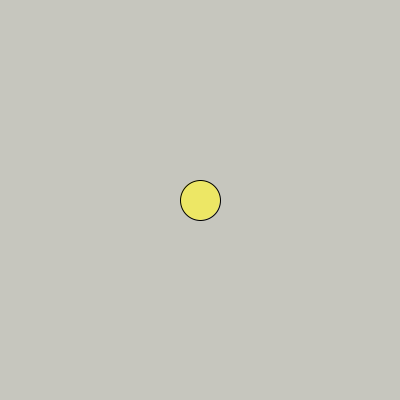
Frame 1 (no input)
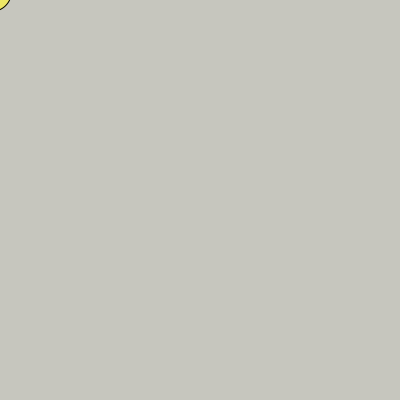
Frame 60 (the mouse pressed at the canvas centre just before this capture)
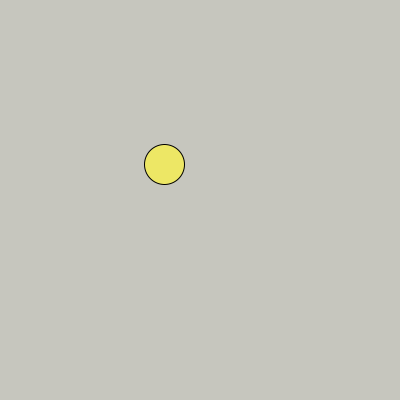
Frame 120 (the mouse held since frame 60 and released just before this capture)

The Processing sketch that drew these frames (run headless with seeded random() and noise(); from frame 60 on, the mouse is pressed at the canvas centre):

// Processing sketch: Acc_towards_mouse
// ── Acc_towards_mouse.pde
Mover m;

void setup(){
  size(400,400);
  m = new Mover();
}

void draw(){
  background(#C6C6BE);
  m.show();
  m.physics();
}

// ── mover.pde
class Mover{
  PVector pos;
  PVector vel;
  PVector acc;
  PVector mouse;
  
  Mover(){
    
    pos = new PVector( width/2, height/2);
    vel = new PVector( 0,0);
    acc = new PVector( 0, 0);
  }
  
  void show(){
    fill(#EDE765);
    ellipse(pos.x, pos.y, 40,40);
  }
  
  void physics(){
    mouse = new PVector( mouseX, mouseY );
    mouse.sub(pos);
    mouse.setMag(0.5);
    
    acc = mouse;
    
    vel.add(acc);
    pos.add(vel);
    
    vel.limit(5);
  }
}
